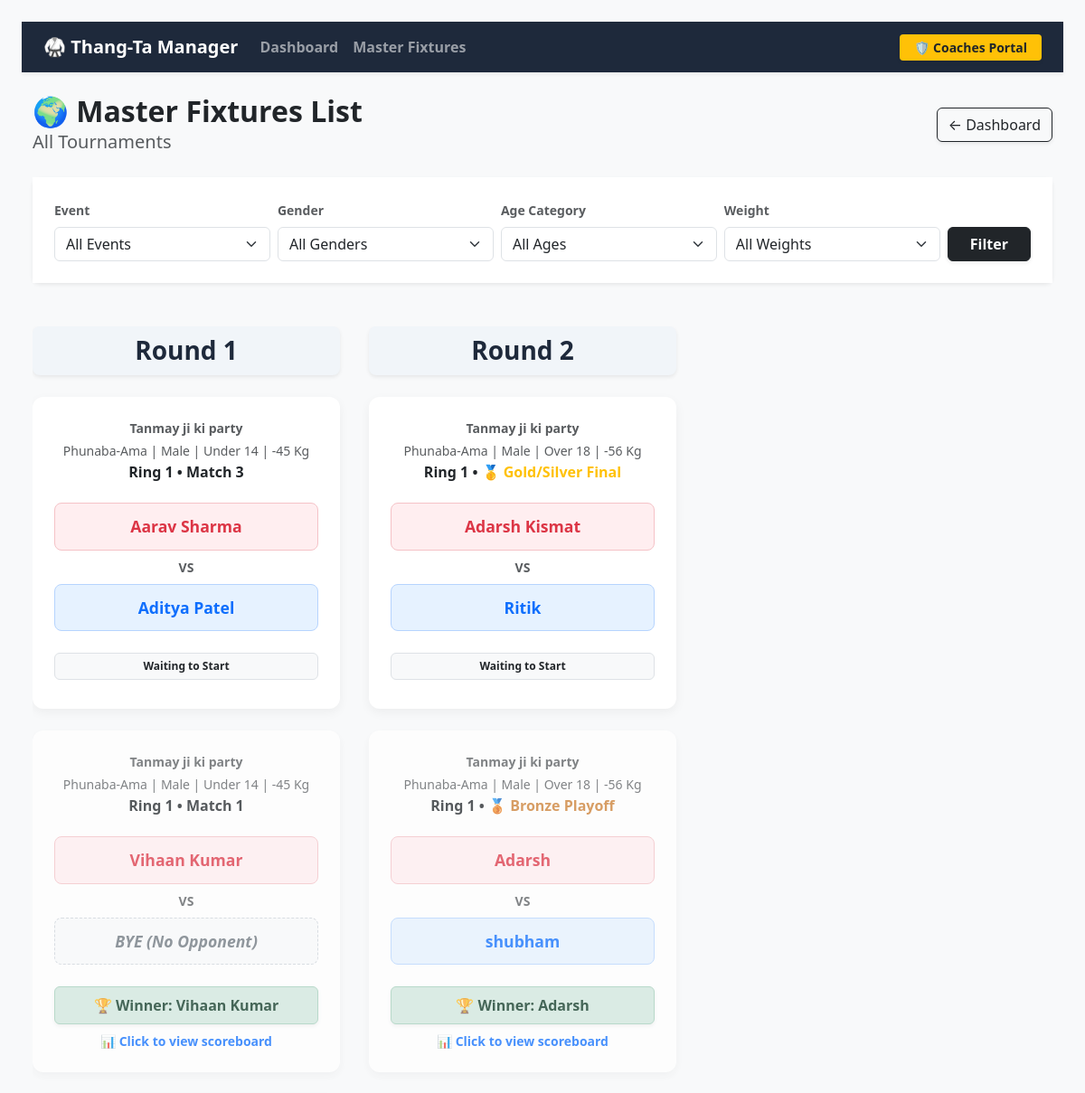
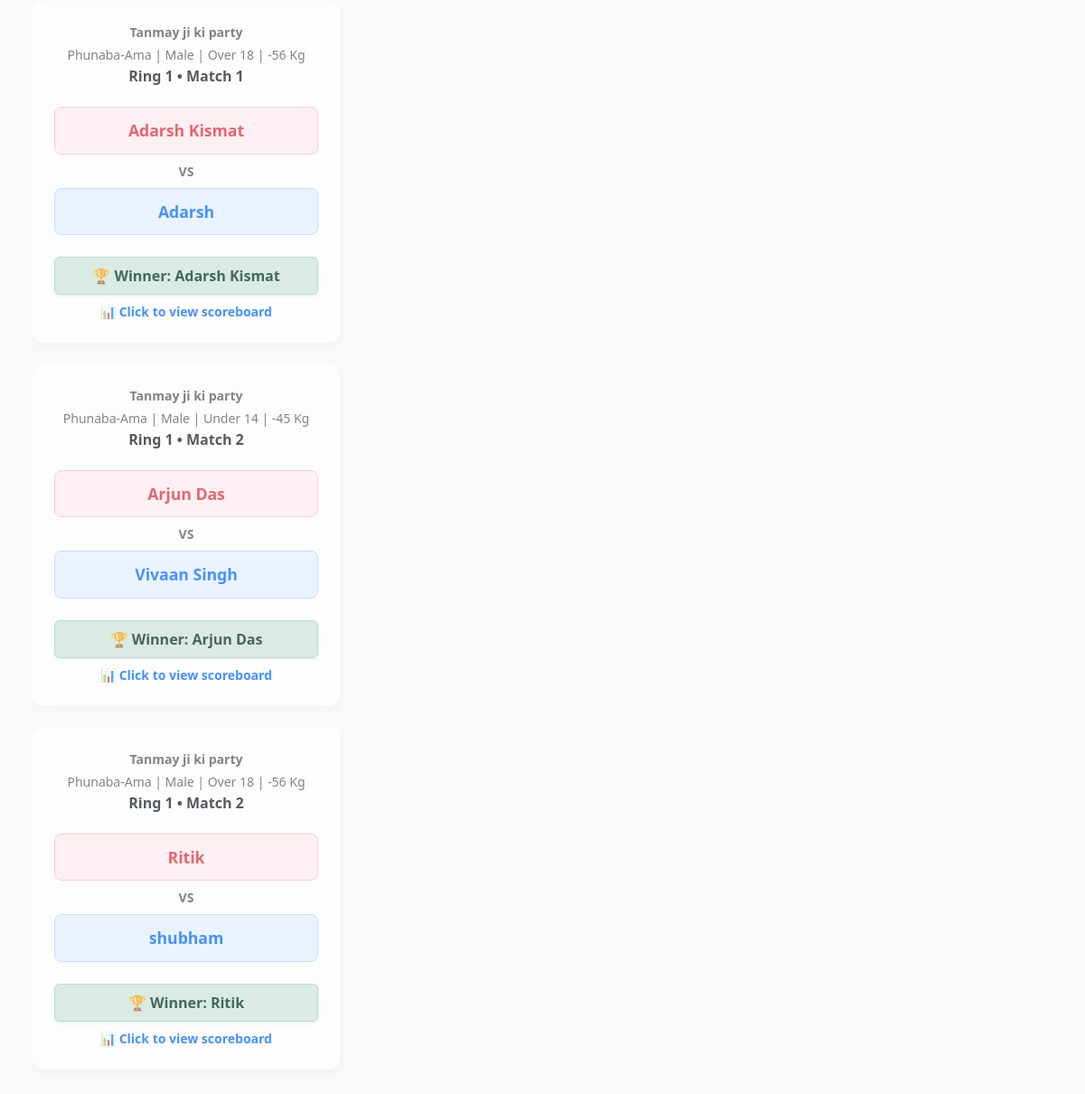
Before: /fixtures/ with the older database file (2 pictures, top to bottom).
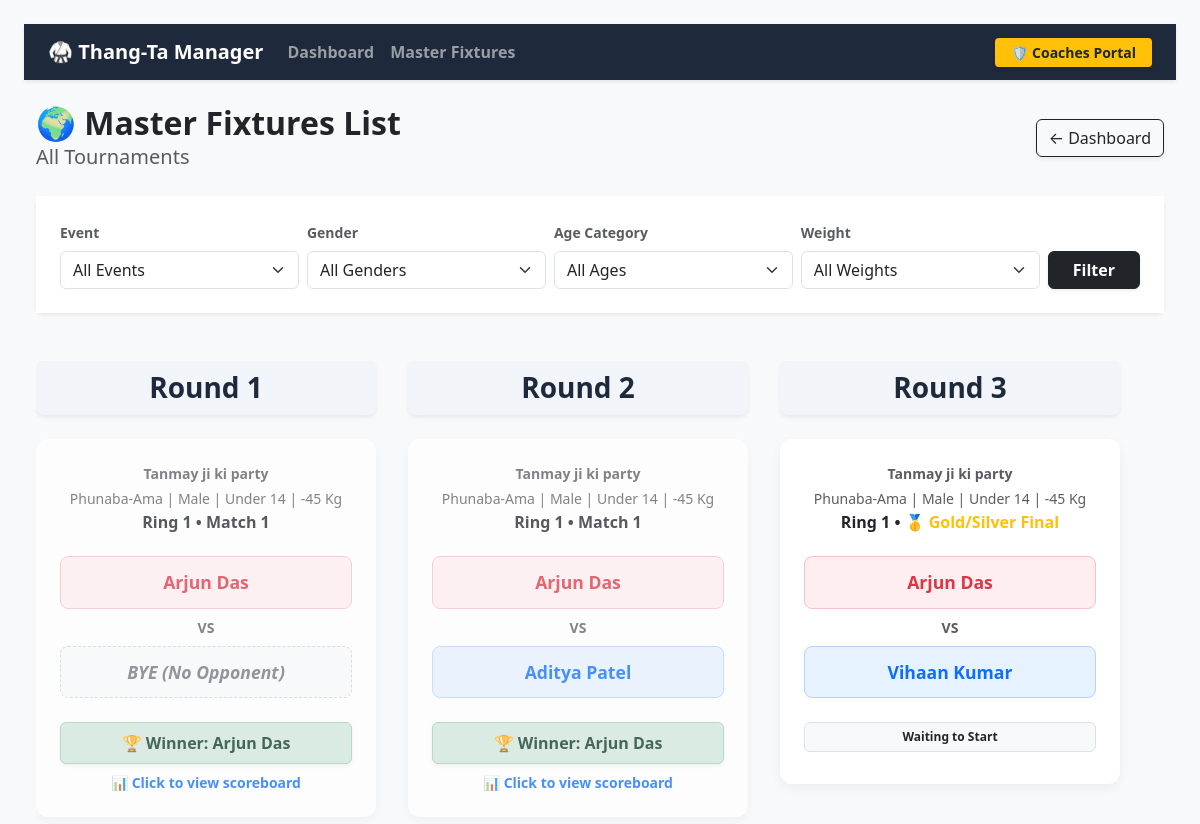
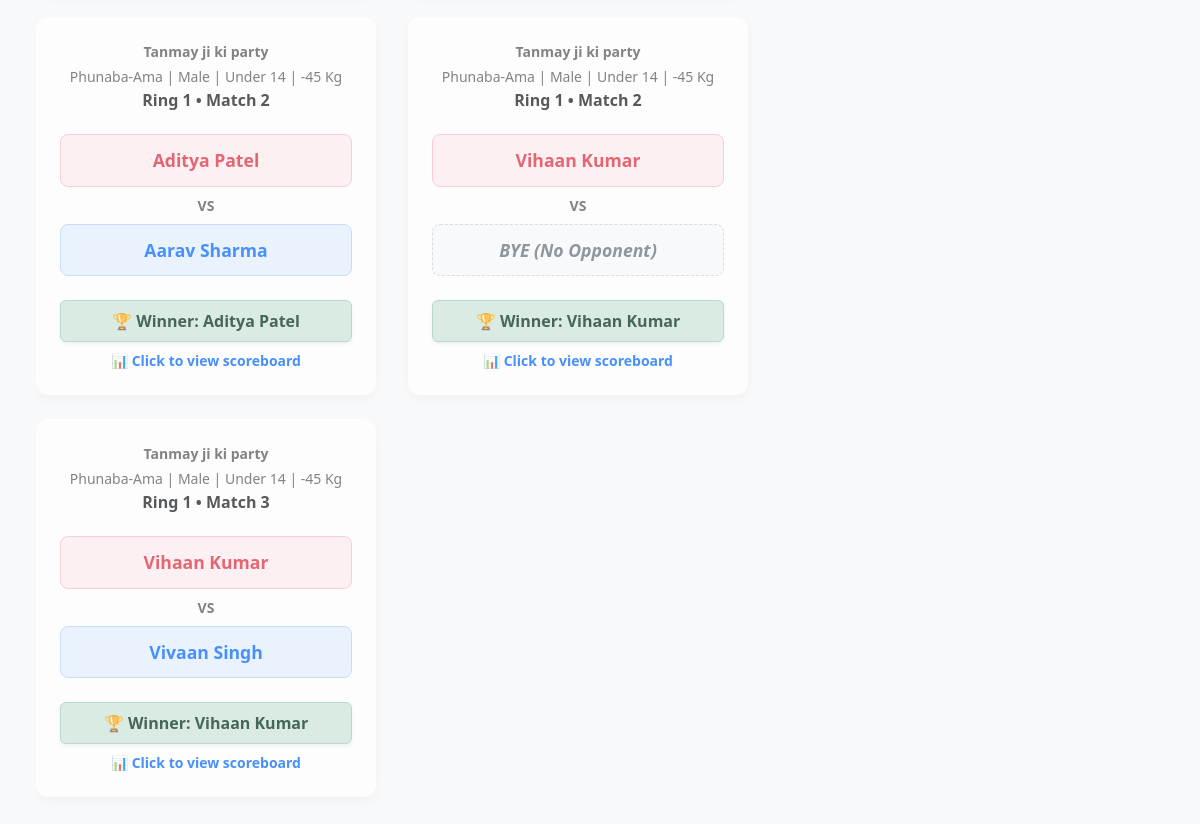
After: the same page with the newer database file (2 pictures, top to bottom).
### thangta/models.py (models this page shows, shortened)
class Match(models.Model):
    tournament = models.ForeignKey(Tournament, on_delete=models.CASCADE)
    event_type = models.CharField(max_length=50)
    age_category = models.CharField(max_length=3)
    weight_category = models.CharField(max_length=4)
    gender = models.CharField(max_length=10)
    is_active = models.BooleanField(default=False)
    is_completed = models.BooleanField(default=False)
    round_number = models.IntegerField(default=1)
    current_round = models.IntegerField(default=1) # Tracks Round 1, Round 2, or 3 (Tie Breaker)
    current_sub_round = models.IntegerField(default=1)
    match_sequence = models.IntegerField(help_text="Order of the match in this round")
    current_sub_round = models.IntegerField(default=1)
    active_scorers = models.ManyToManyField(CustomUser, blank=True, related_name='scoring_matches')
    ring_number = models.IntegerField(default=1)
    participant_red = models.ForeignKey(Participant, related_name='matches_as_red', on_delete=models.CASCADE)
    participant_blue = models.ForeignKey(Participant, related_name='matches_as_blue', on_delete=models.CASCADE, null=True, blank=True)
    winner = models.ForeignKey(Participant, related_name='matches_won', on_delete=models.SET_NULL, null=True, blank=True)
    round_1_red = models.IntegerField(default=0)
    round_1_blue = models.IntegerField(default=0)
    round_2_red = models.IntegerField(default=0)
    round_2_blue = models.IntegerField(default=0)
    round_3_red = models.IntegerField(default=0)
    round_3_blue = models.IntegerField(default=0)
    @property
    def age_display(self):
        age_map = {'U14': 'Under 14', 'U18': 'Under 18', 'O18': 'Over 18'}
        return age_map.get(self.age_category, self.age_category)
    @property
    def weight_display(self):
        if self.weight_category and "Kg" not in str(self.weight_category):
            return f"{self.weight_category} Kg"
        return self.weight_category
    @property
    def full_category_name(self):
        return f"{self.event_type} | {self.gender} | {self.age_display} | {self.weight_display}"

class Tournament(models.Model):
    name = models.CharField(max_length=200)
    start_date = models.DateField()
    end_date = models.DateField(null=True, blank=True)
    location = models.CharField(max_length=200, blank=True, null=True)
    created_at = models.DateTimeField(auto_now_add=True)
    battle_rings = models.IntegerField(default=0)

class Participant(models.Model):
    class GenderChoices(models.TextChoices):
        MALE = 'Male', 'Male'
        FEMALE = 'Female', 'Female'
    class EventTypeChoices(models.TextChoices):
        PHUNABA_AMA = 'Phunaba-Ama', 'Phunaba-Ama'
        PHUNABA_ANISHUBA = 'Phunaba-Anishuba', 'Phunaba-Anishuba'
    class AgeCategory(models.TextChoices):
        UNDER_14 = 'U14', 'Under 14'
        UNDER_18 = 'U18', 'Under 18'
        OVER_18 = 'O18', 'Over 18'
    class WeightCategory(models.TextChoices):
        MINUS_21 = '-21', '-21 Kg'
        MINUS_25 = '-25', '-25 Kg'
        MINUS_29 = '-29', '-29 Kg'
        MINUS_33 = '-33', '-33 Kg'
        MINUS_37 = '-37', '-37 Kg'
        MINUS_40 = '-40', '-40 Kg'
        MINUS_41 = '-41', '-41 Kg'
        MINUS_44 = '-44', '-44 Kg'
        MINUS_45 = '-45', '-45 Kg'
        MINUS_49 = '-49', '-49 Kg'
        MINUS_52 = '-52', '-52 Kg'
        MINUS_53 = '-53', '-53 Kg'
        MINUS_56 = '-56', '-56 Kg'
        MINUS_75 = '-75', '-75 Kg'
        PLUS_53 = '+53', '+53 Kg'
    tournament = models.ForeignKey(
        Tournament,
        on_delete=models.CASCADE,
        related_name='participants',
        null=True, blank=True
    )
    name = models.CharField(max_length=200, null=True, blank=True)
    actual_age = models.IntegerField(null=True, blank=True, help_text="Age in numbers")
    date_of_birth = models.DateField(null=True, blank=True) # Add this!
    age = models.IntegerField(default = 0)
    gender = models.CharField(max_length=10, choices=GenderChoices.choices, null=True, blank=True)
    contact = models.CharField(max_length=15, null=True, blank=True)
    district = models.CharField(max_length=100)
    district_code = models.CharField(max_length=20)
    event_type = models.CharField(max_length=50, choices=EventTypeChoices.choices, null=True, blank=True)
    age_category = models.CharField(
        max_length=3,
        choices=AgeCategory.choices,
        help_text="Select the participant's age group."
    )
    weight_category = models.CharField(
        max_length=4,
        choices=WeightCategory.choices,
        help_text="Select the participant's weight class."
    )

### thangta/views.py (the view)
# urls.py: path('fixtures/', global_fixtures, name='global-fixtures'),   # path('tournaments/<int:tournament_id>/fixtures/', manage_fixtures, name='manage-fixtures'),
def global_fixtures(request):
    matches = Match.objects.all()
    if request.GET.get('tournament'):
        matches = matches.filter(tournament_id=request.GET.get('tournament'))
    if request.GET.get('event_type'):
        matches = matches.filter(event_type=request.GET.get('event_type'))
    if request.GET.get('gender'):
        matches = matches.filter(gender=request.GET.get('gender'))
    if request.GET.get('weight_category'):
        matches = matches.filter(weight_category=request.GET.get('weight_category'))
    if request.GET.get('age_category'):
        matches = matches.filter(age_category=request.GET.get('age_category'))
    if request.GET.get('ring_number'):
        matches = matches.filter(ring_number=request.GET.get('ring_number'))
    matches = matches.order_by('round_number', 'match_sequence')
    tournaments = Tournament.objects.all()
    return render(request, 'global_fixtures.html', {
        'matches': matches,
        'tournaments': tournaments,
    })

### thangta/templates/global_fixtures.html (shortened to what this page needs)
<!DOCTYPE html>
<html lang="en">
<head>
    <link href="https://cdn.jsdelivr.net/npm/bootstrap@5.3.0/dist/css/bootstrap.min.css" rel="stylesheet">
</head>
<body class="bg-light p-4">
{% include 'partials/navbar.html' %}
<div class="container-fluid">
    <div class="d-flex justify-content-between align-items-center mb-4">
        <div>
            <h2 class="fw-bold m-0">🌍 Master Fixtures List</h2>
            <p class="text-muted fs-5 m-0">All Tournaments</p>
        </div>
        <div class="d-flex gap-2">
            <a href="{% url 'tournament-dashboard' %}" class="btn btn-outline-dark shadow-sm">← Dashboard</a>
        </div>
    </div>
    <div class="card shadow-sm border-0 mb-5 rounded-3">
        <div class="card-body p-4 bg-white">
             <form method="GET" class="row g-2 align-items-end">
    <div class="col-md">
        <label class="form-label text-muted small fw-bold">Event</label>
        <select name="event_type" class="form-select">
            <option value="">All Events</option>
        </select>
    </div>
    <div class="col-md">
        <label class="form-label text-muted small fw-bold">Gender</label>
        <select name="gender" class="form-select">
            <option value="">All Genders</option>
        </select>
    </div>
    <div class="col-md">
        <label class="form-label text-muted small fw-bold">Age Category</label>
        <select name="age_category" class="form-select">
            <option value="">All Ages</option>
        </select>
    </div>
    <div class="col-md">
        <label class="form-label text-muted small fw-bold">Weight</label>
        <select name="weight_category" class="form-select">
            <option value="">All Weights</option>
        </select>
    </div>
    <div class="col-md-auto d-flex gap-2">
        <button type="submit" class="btn btn-dark fw-bold shadow-sm px-4">Filter</button>
    </div>
</form>
        </div>
    </div>
    {% regroup matches by round_number as rounds %}
    {% if rounds %}
        <div class="bracket-container">
            {% for round in rounds %}
                <div class="round-column">
                    <h3 class="round-header shadow-sm text-center">Round {{ round.grouper }}</h3>
                    <div class="d-flex flex-column gap-4">
                        {% for match in round.list %}
                            <div class="card match-card {% if match.is_completed %}opacity-75 clickable-card{% endif %}"
                                 style="order: {% if match.is_active and not match.is_completed %}1{% elif match.is_completed %}3{% else %}2{% endif %};"
                                 {% if match.is_completed %}onclick="window.location.href='{% url 'match-summary' match.id %}'"{% endif %}>
                                <div class="card-body text-center p-4 d-flex flex-column h-100">
                                    <p class="text-muted small mb-1 fw-bold">{{ match.tournament.name }}</p>
                                    <p class="text-muted small mb-1">{{ match.full_category_name|default:match.event_type }}</p>
                                    <h6 class="fw-bold mb-4 text-dark">
                                        Ring {{ match.ring_number }} •
                                        {% if match.match_sequence|stringformat:"s" == "1001" %}
                                            <span class="text-warning fw-bold">🥇 Gold/Silver Final</span>
                                        {% elif match.match_sequence|stringformat:"s" == "1002" %}
                                            <span class="text-danger fw-bold" style="color: #cd7f32 !important;">🥉 Bronze Playoff</span>
                                        {% else %}
                                            Match {{ match.match_sequence }}
                                        {% endif %}
                                    </h6>
                                    <div class="fighter-box red-corner mb-2">{{ match.participant_red.name }}</div>
                                    <div class="fw-bold text-muted mb-2 small">VS</div>
                                    {% if match.participant_blue %}
                                        <div class="fighter-box blue-corner mb-4">{{ match.participant_blue.name }}</div>
                                    {% else %}
                                        <div class="fighter-box bye-corner mb-4">BYE (No Opponent)</div>
                                    {% endif %}
                                    <div class="mt-auto">
                                        {% if match.is_completed %}
                                            <div class="alert alert-success m-0 py-2 fw-bold shadow-sm">🏆 Winner: {{ match.winner.name }}</div>
                                            <div class="text-primary small mt-2 fw-bold">📊 Click to view scoreboard</div>
                                        {% else %}
                                            <span class="badge bg-light text-dark border p-2 mb-2 w-100 d-inline-block">Waiting to Start</span>
                                        {% endif %}
                                    </div>
                                </div>
                            </div>
                        {% endfor %}
                    </div>
                </div>
            {% endfor %}
        </div>
    {% else %}
        <div class="text-center py-5"><h4 class="text-muted fst-italic">No matches found for these filters.</h4></div>
    {% endif %}
</div>
</body>
</html>

### thangta/templates/partials/navbar.html (shortened to what this page needs)
<nav class="navbar navbar-expand-lg navbar-dark shadow-sm mb-4" style="background-color: #1e293b;">
    <div class="container-fluid px-4">
        <a class="navbar-brand fw-bold" href="{% url 'tournament-dashboard' %}">
            🥋 Thang-Ta Manager
        </a>
        <div class="collapse navbar-collapse" id="mainNavbar">
            <ul class="navbar-nav me-auto mb-2 mb-lg-0 fw-semibold">
                <li class="nav-item">
                    <a class="nav-link" href="{% url 'tournament-dashboard' %}">Dashboard</a>
                </li>
                <li class="nav-item">
                    <a class="nav-link" href="{% url 'global-fixtures' %}">Master Fixtures</a>
                </li>
            </ul>
            <div class="d-flex align-items-center gap-3">
                <a href="{% url 'district-login-coach' %}" class="btn btn-warning btn-sm fw-bold px-3 shadow-sm text-dark" style="border: none;">
                    🛡️ Coaches Portal
                </a>
            </div>
        </div>
    </div>
</nav>

### thangta/templates/global_fixtures.html (style rules this page uses)
.match-card { border-radius: 12px; border: none; box-shadow: 0 4px 12px rgba(0,0,0,0.05); }
.fighter-box { padding: 12px; border-radius: 8px; font-weight: bold; font-size: 1.1rem; }
.red-corner { background-color: #ffeef0; color: #dc3545; border: 1px solid #f5c2c7; }
.blue-corner { background-color: #e6f2ff; color: #0d6efd; border: 1px solid #b6d4fe; }
.bye-corner { background-color: #f8f9fa; color: #6c757d; border: 1px dashed #ced4da; font-style: italic; }
.round-header { background-color: #f1f5f9; padding: 10px 20px; border-radius: 8px; color: #1e293b; font-weight: bold; margin-bottom: 1.5rem; }
.clickable-card { cursor: pointer; transition: transform 0.2s ease, opacity 0.2s ease; }
.bracket-container { display: flex; flex-wrap: nowrap; overflow-x: auto; padding-bottom: 2rem; gap: 2rem; }
.round-column { display: flex; flex-direction: column; min-width: 340px; max-width: 340px; }

Changed rows visible on the page:
removed Match: tournament.name "Tanmay ji ki party", full_category_name "Phunaba-Ama | Male | Under 14 | -45 Kg", ring_number "1", match_sequence "1", participant_red.name "Vihaan Kumar", shows "BYE (No Opponent)", winner.name "Vihaan Kumar"
removed Match: tournament.name "Tanmay ji ki party", full_category_name "Phunaba-Ama | Male | Over 18 | -56 Kg", ring_number "1", match_sequence "1", participant_red.name "Adarsh Kismat", participant_blue.name "Adarsh", winner.name "Adarsh Kismat"
removed Match: tournament.name "Tanmay ji ki party", full_category_name "Phunaba-Ama | Male | Under 14 | -45 Kg", ring_number "1", match_sequence "2", participant_red.name "Arjun Das", participant_blue.name "Vivaan Singh", winner.name "Arjun Das"
removed Match: tournament.name "Tanmay ji ki party", full_category_name "Phunaba-Ama | Male | Over 18 | -56 Kg", ring_number "1", match_sequence "2", participant_red.name "Ritik", participant_blue.name "shubham", winner.name "Ritik"
removed Match: tournament.name "Tanmay ji ki party", full_category_name "Phunaba-Ama | Male | Under 14 | -45 Kg", ring_number "1", match_sequence "3", participant_red.name "Aarav Sharma", participant_blue.name "Aditya Patel", is_completed "Waiting to Start"
removed Match: tournament.name "Tanmay ji ki party", full_category_name "Phunaba-Ama | Male | Over 18 | -56 Kg", ring_number "1", match_sequence "🥇 Gold/Silver Final", participant_red.name "Adarsh Kismat", participant_blue.name "Ritik", is_completed "Waiting to Start", shown under "2"
removed Match: tournament.name "Tanmay ji ki party", full_category_name "Phunaba-Ama | Male | Over 18 | -56 Kg", ring_number "1", match_sequence "🥉 Bronze Playoff", participant_red.name "Adarsh", participant_blue.name "shubham", winner.name "Adarsh", shown under "2"
added Match: tournament.name "Tanmay ji ki party", full_category_name "Phunaba-Ama | Male | Under 14 | -45 Kg", ring_number "1", match_sequence "1", participant_red.name "Arjun Das", shows "BYE (No Opponent)", winner.name "Arjun Das"
added Match: tournament.name "Tanmay ji ki party", full_category_name "Phunaba-Ama | Male | Under 14 | -45 Kg", ring_number "1", match_sequence "2", participant_red.name "Aditya Patel", participant_blue.name "Aarav Sharma", winner.name "Aditya Patel"
added Match: tournament.name "Tanmay ji ki party", full_category_name "Phunaba-Ama | Male | Under 14 | -45 Kg", ring_number "1", match_sequence "3", participant_red.name "Vihaan Kumar", participant_blue.name "Vivaan Singh", winner.name "Vihaan Kumar"
added Match: tournament.name "Tanmay ji ki party", full_category_name "Phunaba-Ama | Male | Under 14 | -45 Kg", ring_number "1", match_sequence "1", participant_red.name "Arjun Das", participant_blue.name "Aditya Patel", winner.name "Arjun Das", shown under "2"
added Match: tournament.name "Tanmay ji ki party", full_category_name "Phunaba-Ama | Male | Under 14 | -45 Kg", ring_number "1", match_sequence "2", participant_red.name "Vihaan Kumar", shows "BYE (No Opponent)", winner.name "Vihaan Kumar"
added Match: tournament.name "Tanmay ji ki party", full_category_name "Phunaba-Ama | Male | Under 14 | -45 Kg", ring_number "1", match_sequence "🥇 Gold/Silver Final", participant_red.name "Arjun Das", participant_blue.name "Vihaan Kumar", is_completed "Waiting to Start", shown under "3"
Other visible differences:
new list line: "Round 3"
